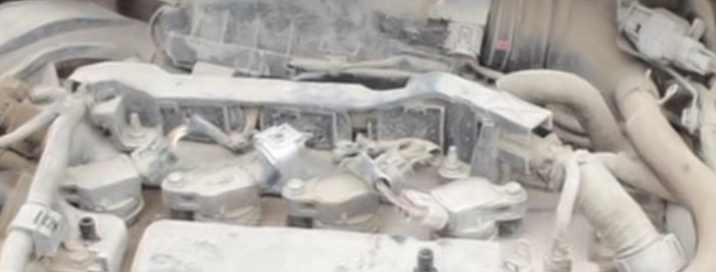
#> input picture Python/roi.jpg, 716 x 272 px
$ python calculate.py roi.jpg roi.jpg   (Python 2 division)
#> lines starting #> are read from the running program, lines starting #| are printed output that depends on the picture
import cv2
import argparse
import numpy as np

def rmse(predictions, targets):
    return np.sqrt(((predictions - targets) ** 2).mean())

def find_loc(img_rgb):
    templatefile = 'roi.jpg'

    img_gray = cv2.cvtColor(img_rgb, cv2.COLOR_BGR2GRAY)

    template = cv2.imread(templatefile,0)
    w, h = template.shape[::-1]


    res = cv2.matchTemplate(img_gray,template,cv2.TM_CCOEFF_NORMED)
    threshold = 0.97
    loc = np.where( res >= threshold)


    cnt = 0

    for pt in zip(*loc[::-1]):
        return pt[0]

        cv2.rectangle(img_rgb, pt, (pt[0] + w, pt[1] + h), (0,255,255), 2)
        cv2.imshow('frame', img_rgb)
        cv2.waitKey(25)
        cnt += 1
        break
    # print cnt


def getFirst(videofile):

#> called with videofile = 'roi.jpg'
    cap = cv2.VideoCapture(videofile)
    fps = cap.get(cv2.CAP_PROP_FPS)
    delay = int(1000 / fps)

    frameUp = None
    upperLim = None


    for i in range(50):
        ret, frame = cap.read()
#> frame is the input picture: shape (272, 716, 3); mean B, G, R 165.8, 171.2, 175.4

        if frame is None:
            break

        ratio = 960.0 / frame.shape[1]
#> ratio = 1.34
        frame = cv2.resize(frame, (0,0), fx=ratio, fy=ratio)
#> frame: shape (365, 960, 3)

        loc = find_loc(frame)
#> in find_loc, `res = cv2.matchTemplate(img_gray,template,cv2.TM_CCOEFF_NORMED)`:
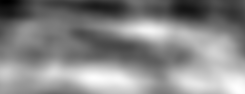
#> res: shape (94, 245) float32; min 0.0141, max 0.233, mean 0.131; drawn with min black and max white
#> in find_loc, `loc = np.where( res >= threshold)`: loc = (empty array, empty array)
#> after the loop in find_loc, `for pt in zip(*loc[::-1]):`: cnt = 0

        # print loc
        if not upperLim or (frameUp and loc != None and upperLim > loc):
            frameUp = i
            upperLim = loc

    return frameUp, upperLim


if __name__ == '__main__':

    parser = argparse.ArgumentParser(description='Video crop')

    parser.add_argument('video1', metavar='video1', type=str, help='name of original video')
    parser.add_argument('video2', metavar='video2', type=str, help='name of defected video')
    args = parser.parse_args()
    video1 = args.video1
    video2 = args.video2


    # video1 = '1-f.avi'
    # video2 = '2-f.avi'

    try:
        first1 = getFirst(video1)
        first2 = getFirst(video2)
    except:
        print 'roi.jpg file does not exist!'
        first1 = (0, 0)
        first2 = (0, 0)

    # print first1
    # print first2

    cap1 = cv2.VideoCapture(video1)
    cap2 = cv2.VideoCapture(video2)
    len1 = int(cap1.get(cv2.CAP_PROP_FRAME_COUNT))
    len2 = int(cap2.get(cv2.CAP_PROP_FRAME_COUNT))
    # print len1
    # print len2


    for i in range(first1[0]):
        _, frame = cap1.read()

    for i in range(first2[0]):
        _, frame = cap2.read()


    lenTot = min((len1 - first1[0]), (len2 - first2[0]))

    error = 0.0

    for i in range(lenTot):
        ret, frame1 = cap1.read()
        ret, frame2 = cap2.read()
        error += rmse(frame1, frame2)


    print error
    error /= lenTot
    print error
